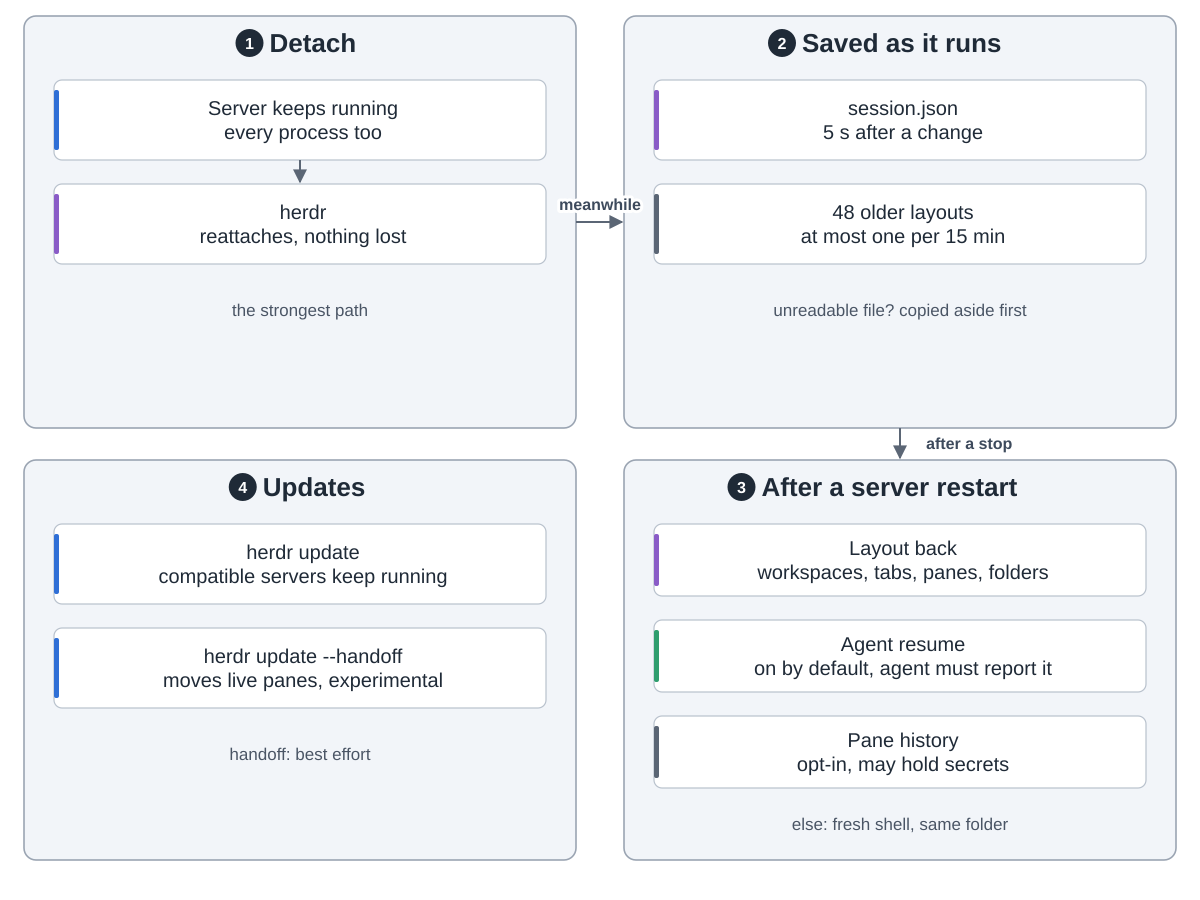

Python code for this plot:
"""What survives in herdr: detach, saving, server restart, update.  Drawn from
https://github.com/herdrdev/herdr (docs/next/website/src/content/docs/session-state.mdx; src/app/mod.rs
SESSION_SAVE_DEBOUNCE = 5 s; src/persist/writer.rs SNAPSHOT_LIMIT = 48, SNAPSHOT_INTERVAL = 15 min;
src/config/model.rs experimental.pane_history default false; commit e35f393).  Run: python3 restore.py

Snake order: 1 detach (top left) -> 2 saved as it runs (top right) -> 3 after a server restart
(bottom right) -> 4 updates (bottom left)."""
import sys
from pathlib import Path

sys.path.insert(0, str(Path(__file__).resolve().parents[2] / "tools"))
from archdiagram import Diagram  # noqa: E402

L, R, W = 24, 624, 552
T1, H1 = 16, 412
T2, H2 = 460, 400


def col(x, top, cards, h=72, gap=24, arrows=True):
    """One column of wide cards, top to bottom, optionally joined by arrows."""
    for i, (lbl, kind) in enumerate(cards):
        y = top + 64 + i * (h + gap)
        d.card(x + 30, y, lbl, kind, w=492, h=h)
        if arrows and i:
            d.arrow(f"M{x + W / 2} {y - gap}V{y - 2}")


def grid(x, top, cards, h=80, gap=16, y0=64):
    """Two columns of cards, filled row by row."""
    for i, (lbl, kind) in enumerate(cards):
        d.card(x + 30 + (i % 2) * 254, top + y0 + (i // 2) * (h + gap), lbl, kind, w=238, h=h)


def handoffs(a, b, c, ya=T1 + 206, yc=T2 + 200):
    """Arrows between the four groups in snake order, with what each one carries."""
    if a:
        d.arrow(f"M{L + W} {ya}H{R - 2}", label=a, at=(600, ya - 12))
    if b:
        d.arrow(f"M{R + W / 2} {T1 + H1}V{T2 - 2}", label=b, at=(R + W / 2 + 14 + len(b) * 4.6, T1 + H1 + 21))
    if c:
        d.arrow(f"M{R} {yc}H{L + W + 2}", label=c, at=(600, yc - 12))

d = Diagram("herdr restore",
            "1 Detach: the server and its processes keep running; herdr reattaches. This is the strongest path. "
            "2 Saved as it runs: session.json 5 seconds after a change, plus up to 48 older layouts at most one per "
            "15 minutes. An unreadable session file is copied aside first. "
            "3 After a server restart the processes are gone. The layout returns: workspaces, tabs, panes and their "
            "folders. Agents resume their own conversation, on by default, when the agent reported its session through its integration or by itself. "
            "Pane history is opt-in and may hold secrets. Other panes start a fresh shell in the same folder. "
            "4 Updates: plain herdr update keeps compatible servers running. herdr update --handoff moves live panes "
            "to the new server; it is experimental and best effort.")

d.group(L, T1, W, H1, "Detach", 1)
col(L, T1, [("Server keeps running|every process too", "coding"),
            ("herdr|reattaches, nothing lost", "write")], h=80)
d.note(L + W / 2, T1 + 300, "the strongest path")

d.group(R, T1, W, H1, "Saved as it runs", 2)
col(R, T1, [("session.json|5 s after a change", "write"),
            ("48 older layouts|at most one per 15 min", "data")], h=80, arrows=False)
d.note(R + W / 2, T1 + 300, "unreadable file? copied aside first")

d.group(R, T2, W, H2, "After a server restart", 3)
col(R, T2, [("Layout back|workspaces, tabs, panes, folders", "write"),
            ("Agent resume|on by default, agent must report it", "plan"),
            ("Pane history|opt-in, may hold secrets", "data")], arrows=False)
d.note(R + W / 2, T2 + 370, "else: fresh shell, same folder")

d.group(L, T2, W, H2, "Updates", 4)
col(L, T2, [("herdr update|compatible servers keep running", "coding"),
            ("herdr update --handoff|moves live panes, experimental", "coding")], h=80, arrows=False)
d.note(L + W / 2, T2 + 300, "handoff: best effort")

handoffs("meanwhile", "after a stop", "")
d.save(Path(__file__).with_name("restore.svg"))
